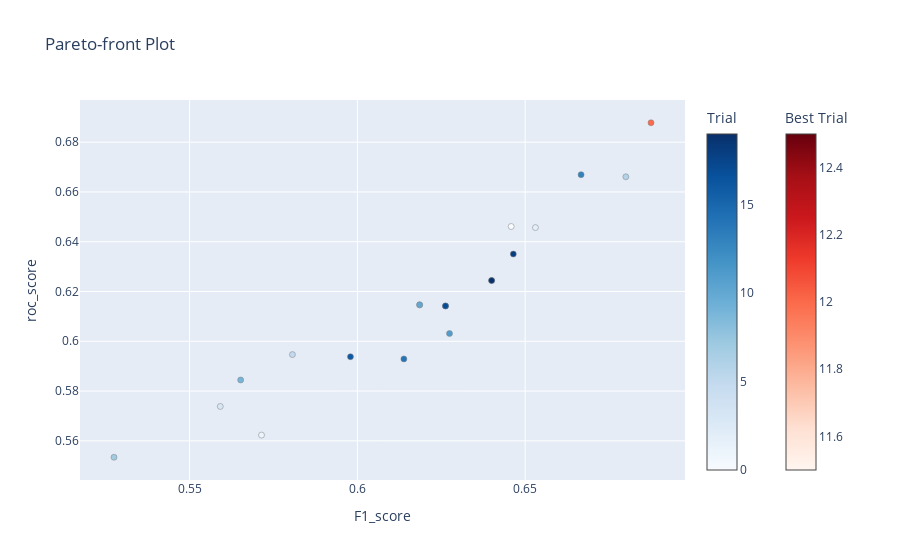

This figure's notebook cell:
### Code cell
%%time
sampler = TPESampler(seed=random_seed) # fix random seed

# create study set
study = optuna.create_study(study_name="GradientBoostingClassifier", directions=["maximize", "maximize"], sampler=sampler)
# try multiple times
study.optimize(optuna_gb, n_trials=20)
clear_output(wait=False)

optuna.visualization.plot_pareto_front(study, target_names=["F1_score", "roc_score"])

### Figure 1 — Plotly figure (JSON) as saved in the notebook; plotly's stock layout.template omitted (floating-point values rounded to 4 significant figures)
{"data": [{"hovertemplate": "%{text}<extra>Trial</extra>", "marker": {"color": [0, 1, 2, 3, 4, 5, 6, 7, 8, 9, 10, 11, 13, 14, 15, 16, 17, 18, 19], "colorbar": {"title": {"text": "Trial"}}, "colorscale": [[0, "rgb(247,251,255)"], [0.125, "rgb(222,235,247)"], [0.25, "rgb(198,219,239)"], [0.375, "rgb(158,202,225)"], [0.5, "rgb(107,174,214)"], [0.625, "rgb(66,146,198)"], [0.75, "rgb(33,113,181)"], [0.875, "rgb(8,81,156)"], [1, "rgb(8,48,107)"]], "line": {"color": "Grey", "width": 0.5}}, "mode": "markers", "showlegend": false, "text": ["{<br>  \"number\": 0,<br>  \"values\": [<br>    0.6458333333333333,<br>    0.6461137646547981<br>  ],<br>  \"params\": {<br>    \"n_estimators\": 119,<br>    \"max_depth\": 8,<br>    \"min_samples_leaf\": 4,<br>    \"learning_rate\": 0.0638792635777333<br>  }<br>}", "{<br>  \"number\": 1,<br>  \"values\": [<br>    0.5714285714285714,<br>    0.5623100303951368<br>  ],<br>  \"params\": {<br>    \"n_estimators\": 72,<br>    \"max_depth\": 3,<br>    \"min_samples_leaf\": 2,<br>    \"learning_rate\": 0.08795585311974417<br>  }<br>}", "{<br>  \"number\": 2,<br>  \"values\": [<br>    0.6530612244897959,<br>    0.6456795484151107<br>  ],<br>  \"params\": {<br>    \"n_estimators\": 166,<br>    \"max_depth\": 6,<br>    \"min_samples_leaf\": 2,<br>    \"learning_rate\": 0.0972918866945795<br>  }<br>}", "{<br>  \"number\": 3,<br>  \"values\": [<br>    0.5591397849462366,<br>    0.573816760746852<br>  ],<br>  \"params\": {<br>    \"n_estimators\": 215,<br>    \"max_depth\": 3,<br>    \"min_samples_leaf\": 2,<br>    \"learning_rate\": 0.026506405886809047<br>  }<br>}", "{<br>  \"number\": 4,<br>  \"values\": [<br>    0.6185567010309279,<br>    0.6146330872774642<br>  ],<br>  \"params\": {<br>    \"n_estimators\": 104,<br>    \"max_depth\": 5,<br>    \"min_samples_leaf\": 3,<br>    \"learning_rate\": 0.036210622617823776<br>  }<br>}", "{<br>  \"number\": 5,<br>  \"values\": [<br>    0.5806451612903225,<br>    0.5946591402518454<br>  ],<br>  \"params\": {<br>    \"n_estimators\": 169,<br>    \"max_depth\": 2,<br>    \"min_samples_leaf\": 3,<br>    \"learning_rate\": 0.04297256589643226<br>  }<br>}", "{<br>  \"number\": 6,<br>  \"values\": [<br>    0.6799999999999999,<br>    0.6660877116804168<br>  ],<br>  \"params\": {<br>    \"n_estimators\": 136,<br>    \"max_depth\": 7,<br>    \"min_samples_leaf\": 2,<br>    \"learning_rate\": 0.05628109945722505<br>  }<br>}", "{<br>  \"number\": 7,<br>  \"values\": [<br>    0.5274725274725275,<br>    0.5534085974815458<br>  ],<br>  \"params\": {<br>    \"n_estimators\": 164,<br>    \"max_depth\": 2,<br>    \"min_samples_leaf\": 4,<br>    \"learning_rate\": 0.02534717113185624<br>  }<br>}", "{<br>  \"number\": 8,<br>  \"values\": [<br>    0.64,<br>    0.6244029526704298<br>  ],<br>  \"params\": {<br>    \"n_estimators\": 53,<br>    \"max_depth\": 8,<br>    \"min_samples_leaf\": 5,<br>    \"learning_rate\": 0.0827557613304815<br>  }<br>}", "{<br>  \"number\": 9,<br>  \"values\": [<br>    0.5652173913043479,<br>    0.5844550586191924<br>  ],<br>  \"params\": {<br>    \"n_estimators\": 104,<br>    \"max_depth\": 2,<br>    \"min_samples_leaf\": 4,<br>    \"learning_rate\": 0.04961372443656412<br>  }<br>}", "{<br>  \"number\": 10,<br>  \"values\": [<br>    0.6185567010309279,<br>    0.6146330872774642<br>  ],<br>  \"params\": {<br>    \"n_estimators\": 239,<br>    \"max_depth\": 6,<br>    \"min_samples_leaf\": 3,<br>    \"learning_rate\": 0.011616568805333786<br>  }<br>}", "{<br>  \"number\": 11,<br>  \"values\": [<br>    0.6274509803921567,<br>    0.603126356925749<br>  ],<br>  \"params\": {<br>    \"n_estimators\": 190,<br>    \"max_depth\": 6,<br>    \"min_samples_leaf\": 2,<br>    \"learning_rate\": 0.0661675174455129<br>  }<br>}", "{<br>  \"number\": 13,<br>  \"values\": [<br>    0.6666666666666666,<br>    0.6669561441597914<br>  ],<br>  \"params\": {<br>    \"n_estimators\": 133,<br>    \"max_depth\": 7,<br>    \"min_samples_leaf\": 2,<br>    \"learning_rate\": 0.07690532227716455<br>  }<br>}", "{<br>  \"number\": 14,<br>  \"values\": [<br>    0.6138613861386137,<br>    0.592922275293096<br>  ],<br>  \"params\": {<br>    \"n_estimators\": 80,<br>    \"max_depth\": 5,<br>    \"min_samples_leaf\": 5,<br>    \"learning_rate\": 0.09552277000759915<br>  }<br>}", "{<br>  \"number\": 15,<br>  \"values\": [<br>    0.6262626262626263,<br>    0.6141988710377768<br>  ],<br>  \"params\": {<br>    \"n_estimators\": 144,<br>    \"max_depth\": 7,<br>    \"min_samples_leaf\": 3,<br>    \"learning_rate\": 0.07091362522860536<br>  }<br>}", "{<br>  \"number\": 16,<br>  \"values\": [<br>    0.5979381443298969,<br>    0.5937907077724707<br>  ],<br>  \"params\": {<br>    \"n_estimators\": 198,<br>    \"max_depth\": 4,<br>    \"min_samples_leaf\": 2,<br>    \"learning_rate\": 0.05978491879372862<br>  }<br>}", "{<br>  \"number\": 17,<br>  \"values\": [<br>    0.6262626262626263,<br>    0.6141988710377768<br>  ],<br>  \"params\": {<br>    \"n_estimators\": 91,<br>    \"max_depth\": 7,<br>    \"min_samples_leaf\": 3,<br>    \"learning_rate\": 0.08131325932045583<br>  }<br>}", "{<br>  \"number\": 18,<br>  \"values\": [<br>    0.6464646464646464,<br>    0.6350412505427703<br>  ],<br>  \"params\": {<br>    \"n_estimators\": 45,<br>    \"max_depth\": 8,<br>    \"min_samples_leaf\": 2,<br>    \"learning_rate\": 0.09967694844912317<br>  }<br>}", "{<br>  \"number\": 19,<br>  \"values\": [<br>    0.64,<br>    0.6244029526704298<br>  ],<br>  \"params\": {<br>    \"n_estimators\": 129,<br>    \"max_depth\": 5,<br>    \"min_samples_leaf\": 3,<br>    \"learning_rate\": 0.08916525340538614<br>  }<br>}"], "type": "scatter", "x": [0.6458, 0.5714, 0.6531, 0.5591, 0.6186, 0.5806, 0.68, 0.5275, 0.64, 0.5652, 0.6186, 0.6275, 0.6667, 0.6139, 0.6263, 0.5979, 0.6263, 0.6465, 0.64], "y": [0.6461, 0.5623, 0.6457, 0.5738, 0.6146, 0.5947, 0.6661, 0.5534, 0.6244, 0.5845, 0.6146, 0.6031, 0.667, 0.5929, 0.6142, 0.5938, 0.6142, 0.635, 0.6244]}, {"hovertemplate": "%{text}<extra>Best Trial</extra>", "marker": {"color": [12], "colorbar": {"title": {"text": "Best Trial"}, "x": 1.1, "xpad": 40}, "colorscale": [[0, "rgb(255,245,240)"], [0.125, "rgb(254,224,210)"], [0.25, "rgb(252,187,161)"], [0.375, "rgb(252,146,114)"], [0.5, "rgb(251,106,74)"], [0.625, "rgb(239,59,44)"], [0.75, "rgb(203,24,29)"], [0.875, "rgb(165,15,21)"], [1, "rgb(103,0,13)"]], "line": {"color": "Grey", "width": 0.5}}, "mode": "markers", "showlegend": false, "text": ["{<br>  \"number\": 12,<br>  \"values\": [<br>    0.6875000000000001,<br>    0.6877985236647851<br>  ],<br>  \"params\": {<br>    \"n_estimators\": 133,<br>    \"max_depth\": 7,<br>    \"min_samples_leaf\": 2,<br>    \"learning_rate\": 0.0951228747976342<br>  }<br>}"], "type": "scatter", "x": [0.6875], "y": [0.6878]}], "layout": {"title": {"text": "Pareto-front Plot"}, "xaxis": {"title": {"text": "F1_score"}}, "yaxis": {"title": {"text": "roc_score"}}}}
